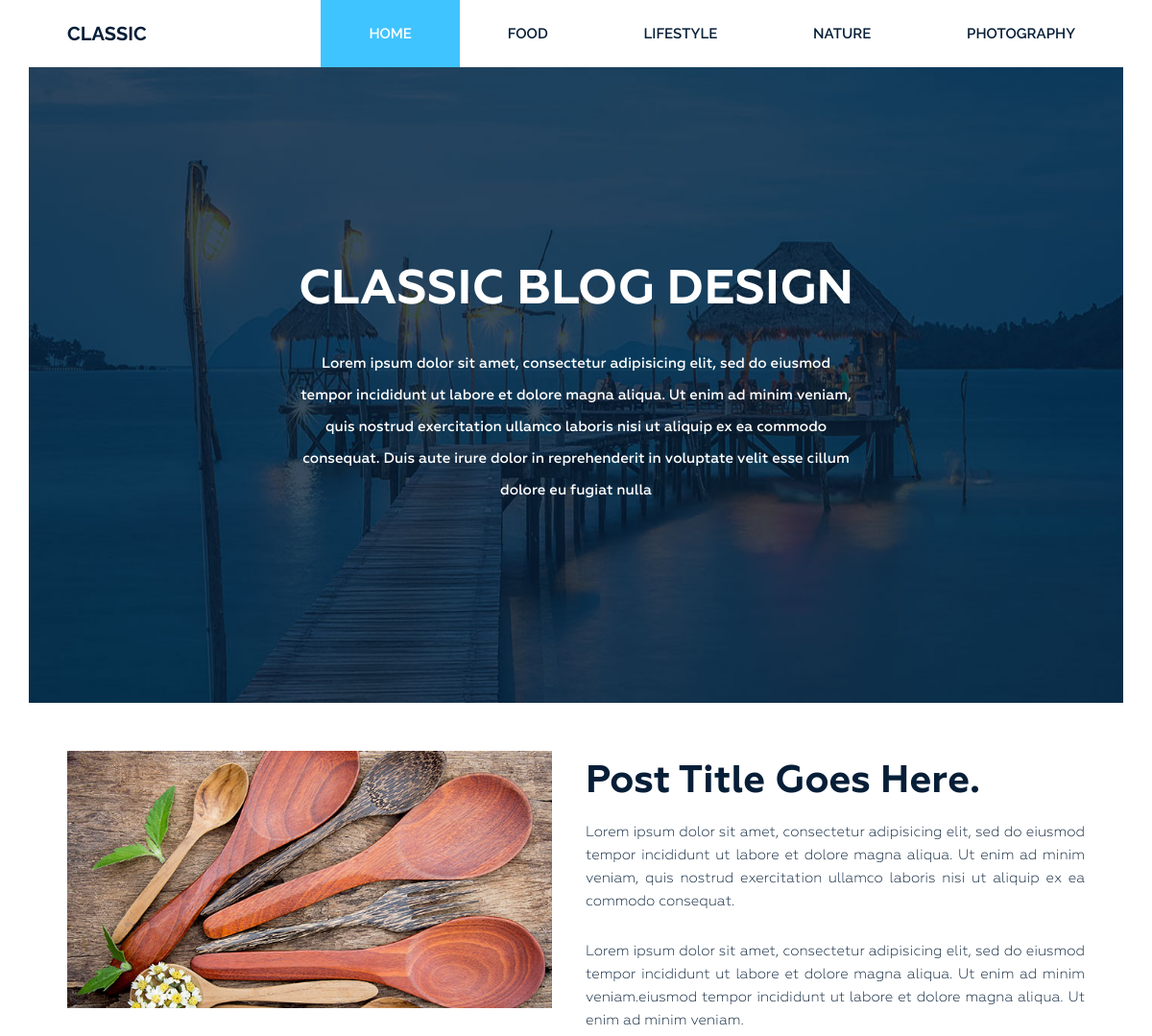
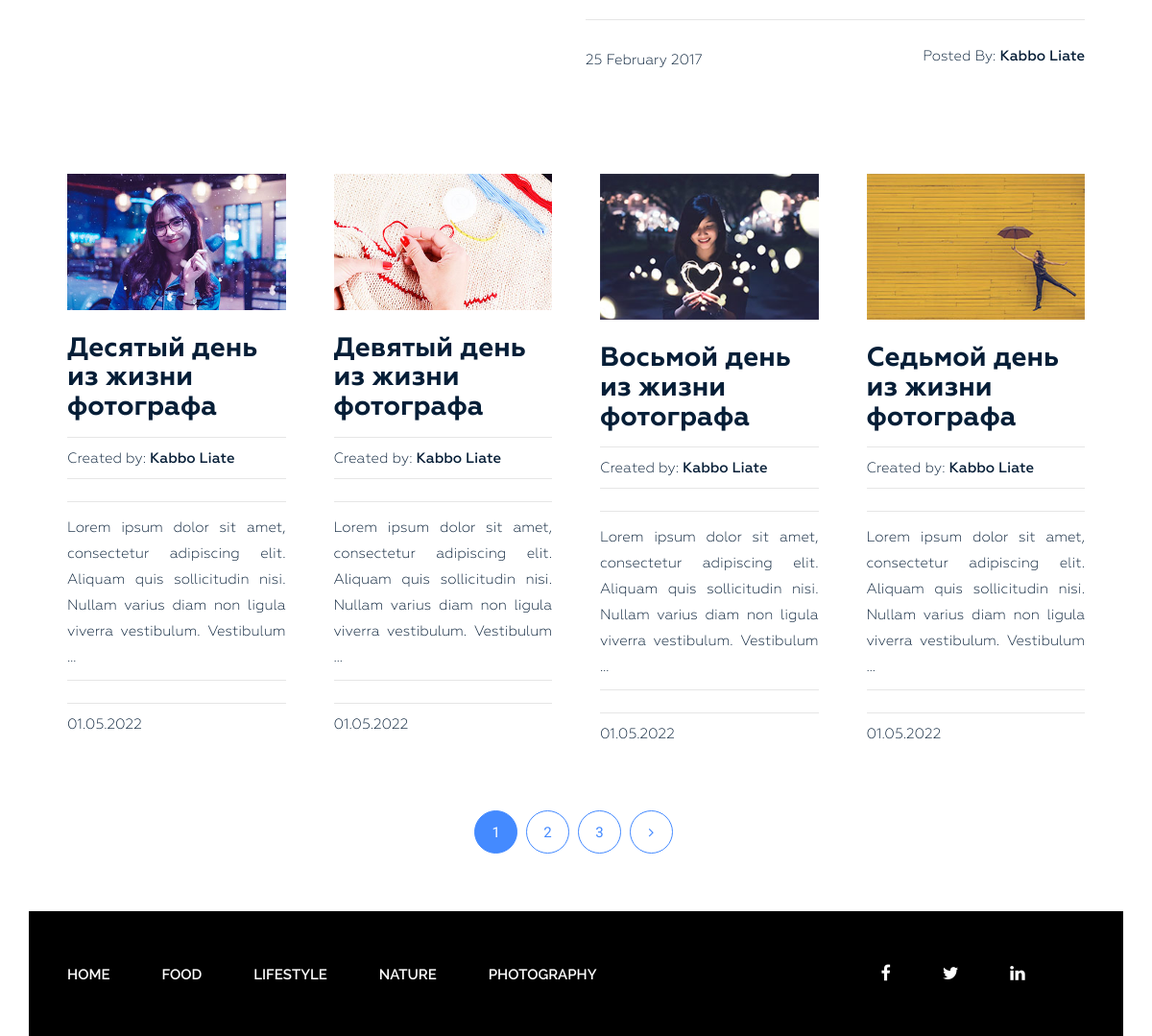
The page / on the database its author committed (2 pictures, top to bottom).
### blog/models.py (models this page shows, shortened)
class Category(models.Model):
    title = models.CharField(max_length=255, verbose_name='Заголовок')
    slug = models.SlugField(max_length=255, verbose_name='URL', unique=True)
    def get_absolute_url(self):
        return reverse('category', kwargs={'slug': self.slug})
    class Meta:
        verbose_name = 'Категория(ю)'
        verbose_name_plural = 'Категории'
        ordering = ['title']

class Post(models.Model):
    title = models.CharField(max_length=255, verbose_name='Заголовок')
    slug = models.SlugField(max_length=255, verbose_name='URL', unique=True)
    author = models.CharField(max_length=100, verbose_name='Творец')
    content = models.TextField(blank=True, verbose_name='Содержание')
    created_at = models.DateTimeField(auto_now_add=True, verbose_name='Дата создания')
    photo = models.ImageField(upload_to='photos/%Y/%m/%d/', verbose_name='Изображение', blank=True)
    views = models.IntegerField(default=0, verbose_name='Количество просмотров')
    category = models.ForeignKey(Category, verbose_name='Категория', on_delete=models.PROTECT, related_name='posts')
    tags = models.ManyToManyField(Tag, verbose_name='Ярлыки', related_name='posts')
    def get_absolute_url(self):
        return reverse('post', kwargs={'slug': self.slug})
    class Meta:
        verbose_name = 'Весточка(у)'
        verbose_name_plural = 'Весточки'
        ordering = ['-created_at']

### blog/views.py (the view)
# urls.py: path('', Home.as_view(), name='home'),
class Home(ListView):
    model = Post
    paginate_by = 4
    template_name = 'blog/index.html'
    context_object_name = 'posts'
    def get_context_data(self, *, object_list=None, **kwargs):
        context = super().get_context_data(**kwargs)
        context['title'] = 'Classic Blog Desigh'
        return context

### blog/templatetags/menu.py (called while the page is built)
@register.inclusion_tag('blog/menu_tpl.html')
def show_menu(menu_class='menu'):
    categories = Category.objects.all()
    return {'categories': categories, "menu_class": menu_class}

### blog/templates/blog/index.html (shortened to what this page needs)
{% extends 'base.html' %}
{% load static %}
{% block content %}
<section class="bg-text-area">
    <div class="container">
        <div class="row">
            <div class="col-md-12">
                <div class="bg-text">
                    <h3>Classic BLOG Design</h3>
                    <p>Lorem ipsum dolor sit amet, consectetur adipisicing elit, sed do eiusmod tempor incididunt ut
                        labore et dolore magna aliqua. Ut enim ad minim veniam, quis nostrud exercitation ullamco
                        laboris nisi ut aliquip ex ea commodo consequat. Duis aute irure dolor in reprehenderit in
                        voluptate velit esse cillum dolore eu fugiat nulla </p>
                </div>
            </div>
        </div>
    </div>
</section>
<section class="blog-post-area">
    <div class="container">
        <div class="row">
            <div class="blog-post-area-style">
                <div class="col-md-12">
                    <div class="single-post-big">
                        <div class="big-image">
                            <img src="{% static 'img/post-image1.jpg' %}" alt="">
                        </div>
                        <div class="big-text">
                            <h3><a href="#">Post Title Goes Here.</a></h3>
                            <p>Lorem ipsum dolor sit amet, consectetur adipisicing elit, sed do eiusmod tempor
                                incididunt ut labore et dolore magna aliqua. Ut enim ad minim veniam, quis nostrud
                                exercitation ullamco laboris nisi ut aliquip ex ea commodo consequat.</p>
                            <p>Lorem ipsum dolor sit amet, consectetur adipisicing elit, sed do eiusmod tempor
                                incididunt ut labore et dolore magna aliqua. Ut enim ad minim veniam.eiusmod tempor
                                incididunt ut labore et dolore magna aliqua. Ut enim ad minim veniam.</p>
                            <h4><span class="date">25 February 2017</span><span class="author">Posted By: <span
                                    class="author-name">Kabbo Liate</span></span>
                            </h4>
                        </div>
                    </div>
                </div>
                {% for post in posts %}
                <div class="col-md-3">
                    <div class="single-post">
                        {% if post.photo %}
                        <img src="{{ post.photo.url }}" alt="{{ post.title }}">
                        {% else %}
                        <img src="https://picsum.photos/id/1006/300/201
" alt="{{ post.title }}">
                        {% endif %}
                        <h3><a href="{{ post.get_absolute_url }}">{{ post.title }}</a></h3>
                        <h4><span>Created by: <span class="author-name">{{ post.author }}</span></span>
                        </h4>
                        <p>{{ post.content|truncatewords_html:20|safe }}</p>
                        <h4><span>{{ post.created_at|date:"d.m.Y" }}</span></h4>
                    </div>
                </div>
                {% endfor %}
            </div>
        </div>
    </div>
    {% include 'inc/_pagination.html' %}
</section>
{% endblock %}

### blogsite/static/style.css (style rules this page uses)
.wrapper header.header .menu { margin: 0 }
.wrapper header.header .menu ul { float: right; margin: 0; padding: 0; margin-right: 4px; }
.wrapper header.header .menu ul li { display: inline-block; list-style: outside none none; margin: 0 -4px 0 0; }
.wrapper header.header .menu ul li a { color: rgb(6, 30, 55); font-family: "Raleway", sans-serif; font-size: 15px; font-weight: 600; line-height: 70px; padding: 26px 50px; text-decoration: none; text-transform: uppercase; }
.wrapper header.header .menu ul li.active a { background: #40c4ff; color: #fff; }
.wrapper section.bg-text-area .bg-text { background-image: url(img/bg-iamges.jpg); background-size: 100% 100%; padding: 205px 280px; }
.wrapper section.bg-text-area .bg-text h3 { color: #fff; font-family: Geometria; font-size: 50px; font-weight: 700; text-align: center; text-transform: uppercase; margin: 0; }
.wrapper section.bg-text-area .bg-text p { color: #fff; font-family: Geometria; font-size: 15px; font-weight: 500; line-height: 33px; margin: 32px 0 0; text-align: center; }
section.blog-post-area { margin-top: 50px; }
section.blog-post-area .big-image { float: left; width: 50%; padding-right: 35px; }
section.blog-post-area .big-text { float: right; width: 50%; padding-right: 20px; }
section.blog-post-area img { width: 100%; }
section.blog-post-area .big-text h3 { margin: 10px 0 0; }
section.blog-post-area .big-text h3 a { font-family: Geometria; font-weight: 700; font-size: 40px; color: #061e37; text-decoration: none; }
section.blog-post-area .big-text p { color: #061e37; font-family: Geometria; font-size: 15px; font-weight: 400; line-height: 24px; padding-top: 18px; text-align: justify; text-decoration: none; }
section.blog-post-area .big-text h4 { margin-top: 25px; padding-top: 30px; position: relative; }
section.blog-post-area .big-text h4::before { background: #e6e6e6 none repeat scroll 0 0; content: ""; height: 1px; position: absolute; top: 0; width: 100%; }
section.blog-post-area .single-post { padding-right: 20px; margin: 100px 0px 0px; }
section.blog-post-area h4 span { font-family: Geometria; font-weight: 400; font-size: 15px; color: #061e37; text-decoration: none; }
section.blog-post-area .big-text h4 span.author { float: right }
section.blog-post-area h4 span.author-name { font-weight: 500; }
.blog-post-area .single-post h3 a { font-family: Geometria; font-size: 28px; font-weight: 700; text-decoration: none; color: #061e37; }
.blog-post-area .single-post p { color: #061e37; font-family: Geometria; font-size: 15px; font-weight: 400; line-height: 27px; padding-top: 14px; position: relative; text-align: justify; }
.blog-post-area .single-post h4 { margin-bottom: 12px; padding-top: 10px; position: relative; }
.blog-post-area .single-post h4::before { background: #e6e6e6 none repeat scroll 0 0; content: ""; height: 1px; position: absolute; top: 0; width: 100%; }
.blog-post-area .single-post p::before { background: #e6e6e6 none repeat scroll 0 0; content: ""; height: 1px; position: absolute; top: 0; width: 100%; }
.blog-post-area .single-post h3 { margin: 25px 0 15px; }
.blog-post-area .blog-post-area-style { margin: 0 20px 0 40px; }
.wrapper footer.footer .footer-menu { margin: 0 }
.wrapper footer.footer .footer-menu ul { line-height: 130px; margin: 0; padding: 0; }
.wrapper footer.footer .footer-menu ul li { display: inline; list-style: outside none none; margin: 0; padding: 30px 0px; }
.wrapper footer.footer .footer-menu ul li a { color: #fff; font-family: "Raleway", sans-serif; font-size: 15px; font-weight: 600; line-height: 70px; margin-left: 40px; padding: 26px 10px 26px 0; text-decoration: none; text-transform: uppercase; }

### rows shown on the page
Category: title "FOOD"
Category: title "LIFESTYLE"
Category: title "NATURE"
Category: title "PHOTOGRAPHY"
Post: photo (picture), title "Десятый день из жизни фотографа", author "Kabbo Liate", content "Lorem ipsum dolor sit amet, consectetur adipiscing elit. Aliquam quis sollicitudin nisi. Nullam varius diam non ligula viverra vestibulum. Vestibulum …", created_at "01.05.2022"
Post: photo (picture), title "Девятый день из жизни фотографа", author "Kabbo Liate", content "Lorem ipsum dolor sit amet, consectetur adipiscing elit. Aliquam quis sollicitudin nisi. Nullam varius diam non ligula viverra vestibulum. Vestibulum …", created_at "01.05.2022"
Post: photo (picture), title "Восьмой день из жизни фотографа", author "Kabbo Liate", content "Lorem ipsum dolor sit amet, consectetur adipiscing elit. Aliquam quis sollicitudin nisi. Nullam varius diam non ligula viverra vestibulum. Vestibulum …", created_at "01.05.2022"
Post: photo (picture), title "Седьмой день из жизни фотографа", author "Kabbo Liate", content "Lorem ipsum dolor sit amet, consectetur adipiscing elit. Aliquam quis sollicitudin nisi. Nullam varius diam non ligula viverra vestibulum. Vestibulum …", created_at "01.05.2022"

### other values the page prints
{{ p }} "1"
{{ p }} "2" "3"
